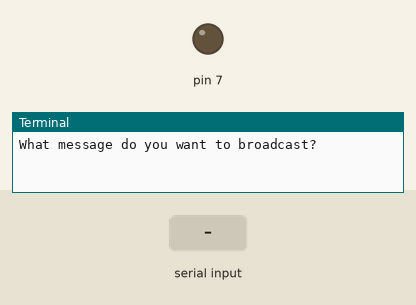
A program run on a simulated Raspberry Pi (header pin numbers). On the bench: output pins drawn as LEDs (lit = HIGH), the last lines printed to the terminal. The test bench sets the inputs (shaded band). At 3.1 s the program stops and its outputs stay as they are.

Above: at 1.2 s.
1.3 s: "." typed at the terminal
At 1.6 s:
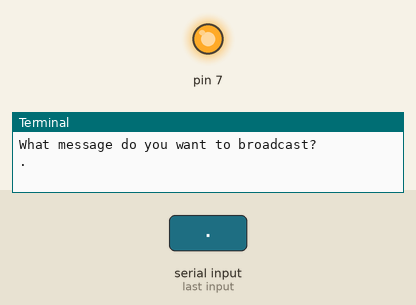
Timing chart, 0 to 4.4 s (numbered marks = the images above; inputs shaded):
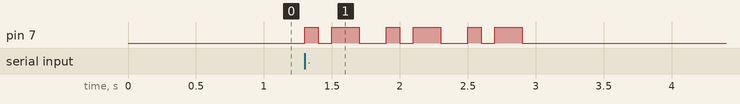

Measured:
- after the input at 1.3 s, pin 7: LOW → HIGH at once, then repeats every 0.60 s: LOW 0.10 s, HIGH 0.20 s, LOW 0.20 s, HIGH 0.10 s, until it stays LOW from 2.9 s

The program:

morsecode.py
```python
import RPi.GPIO as GPIO
import Morse
import time

# Set board mode this means real counting the pins
GPIO.setwarnings(False)
GPIO.setmode(GPIO.BOARD)
GPIO.cleanup()

# Set pin 7 to accept output
GPIO.setup(7,GPIO.OUT)

message = raw_input("What message do you want to broadcast? ")

morse_code = Morse.encode(message)

for char in morse_code.split(' '):
    for symbol in char:
        if symbol == '.':
            GPIO.output(7, GPIO.HIGH)
            time.sleep(.1)
            GPIO.output(7, GPIO.LOW)
            time.sleep(.1)
        elif symbol == '-':
            GPIO.output(7, GPIO.HIGH)
            time.sleep(.2)
            GPIO.output(7, GPIO.LOW)
            time.sleep(.2)

GPIO.cleanup()
```

Morse.py
```python
# Credits to mohayonao his gist can be found here https://gist.github.com/mohayonao/094c71af14fe4791c5dd

translation = {
  "0": "-----",
  "1": ".----",
  "2": "..---",
  "3": "...--",
  "4": "....-",
  "5": ".....",
  "6": "-....",
  "7": "--...",
  "8": "---..",
  "9": "----.",
  "a": ".-",
  "b": "-...",
  "c": "-.-.",
  "d": "-..",
  "e": ".",
  "f": "..-.",
  "g": "--.",
  "h": "....",
  "i": "..",
  "j": ".---",
  "k": "-.-",
  "l": ".-..",
  "m": "--",
  "n": "-.",
  "o": "---",
  "p": ".--.",
  "q": "--.-",
  "r": ".-.",
  "s": "...",
  "t": "-",
  "u": "..-",
  "v": "...-",
  "w": ".--",
  "x": "-..-",
  "y": "-.--",
  "z": "--..",
  ".": ".-.-.-",
  ",": "--..--",
  "?": "..--..",
  "!": "-.-.--",
  "-": "-....-",
  "/": "-..-.",
  "@": ".--.-.",
  "(": "-.--.",
  ")": "-.--.-",
  " ": "/"
}

def encode(str):
    output = ''

    for char in str:
        output += translation[char] + ' '

    return output
```
